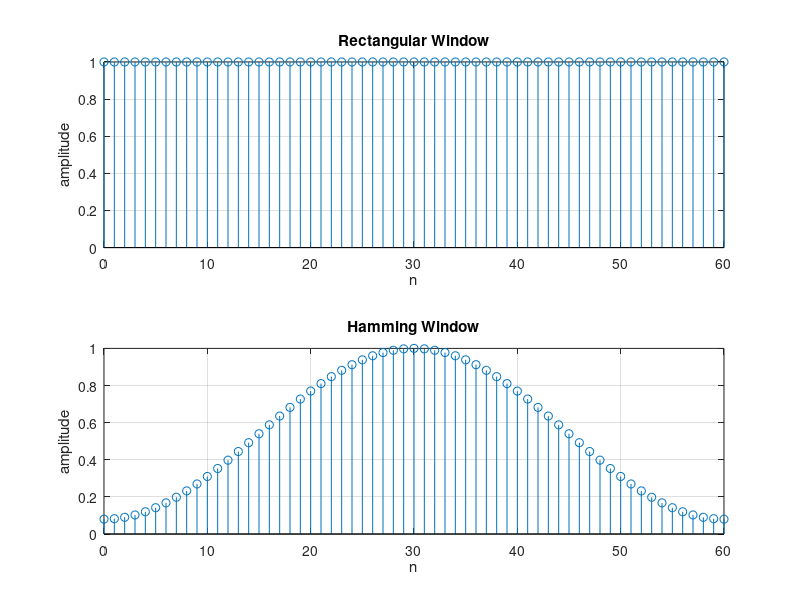

The MATLAB script that drew this image: (Note: this script raises an error after producing the figure.)
%Matlab Program To Simulate Digital LPF
clc
clear all
close all

N=61; %Length of Impulse Response of LPF
n=0:N-1;
alpha=(N-1)/2; %Impulse Response will be shifted to right by Alpha steps
                       %so that the system becomes CAUSAL
wc=pi/4; %Cut-off frequency of LPF

%Simulate Window Functions
rectangular_window=ones(1,N);
hamming_window=0.54-0.46*cos(2*pi*n/(N-1));

%To Plot Window Sequences
subplot(2,1,1)
stem(n,rectangular_window)
grid on
xlabel('n')
ylabel('amplitude')
title('Rectangular Window')

subplot(2,1,2)
stem(n,hamming_window)
grid on
xlabel('n')
ylabel('amplitude')
title('Hamming Window')

% Impulse Response of LPF
h=sin(wc*(n-alpha))./(pi*(n-alpha));
h(alpha+1)=wc/pi;

%Multiply Impulse Response with Window Functions
h_rect=h.*rectangular_window;
h_hamm=h.*hamming_window;

%To see the frequency response of the filter designed 
%Using rectangular window
fvtool(h_rect) 

%fv tool stands for filter visualization tool
%fvtool is the Matlab Command to show Impulse Response,
%Magnitude Response,Phase Response and Pole-Zero plot

%To see the frequency response of the filter designed 
%Using Hamming window
fvtool(h_hamm)

%%To Read a Music File 
[x, fs]=audioread('music.wav');
%x will contain samples of music file
%fs is the sampling frequency used to encode music signal

frequency=linspace(-fs/2,fs/2,length(x));
figure
subplot(2,1,1)
%To plot the spectrum of the audio file before filtering
plot(frequency,abs(fftshift(fft(x))))
grid on
xlabel('frequency in Hz')
ylabel('amplitude')
title('Spectrum of the music signal before filtering')

%To play the music before filtering
sound(x)

%To pass the music samples through the filter
y=filter(h,1,x);

frequency=linspace(-fs/2,fs/2,length(y));
subplot(2,1,2)
%To plot the spectrum of the audio file after filtering
plot(frequency,abs(fftshift(fft(y))));
grid on
xlabel('frequency in Hz')
ylabel('amplitude')
title('Spectrum of the music signal after low pass filtering')

%To play the music after filtering
sound(y)

